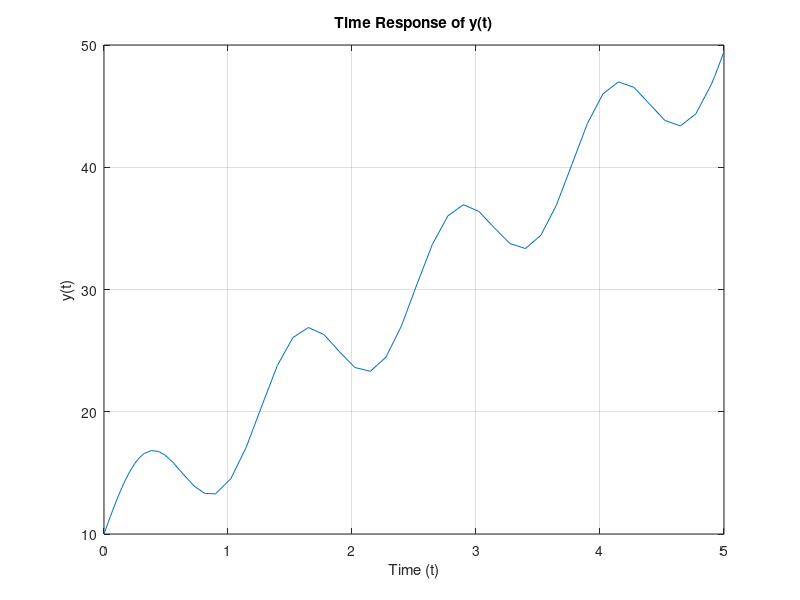

Recreate this plot in MATLAB.
% Define the differential equation
dydt = @(t, y) 20 * cos(5 * t) + 8;

% Define the initial condition
y0 = 10;

% Define the time span
tspan = [0 5];

% Solve the differential equation
[t, y] = ode45(dydt, tspan, y0);

t_value = 2;  % The time value you want to find
y_value = interp1(t, y, t_value);

% Plot y(t)
plot(t, y);
xlabel('Time (t)');
ylabel('y(t)');
title('Time Response of y(t)');
grid on;

y_value_at_t_2 = interp1(t, y, 2)
